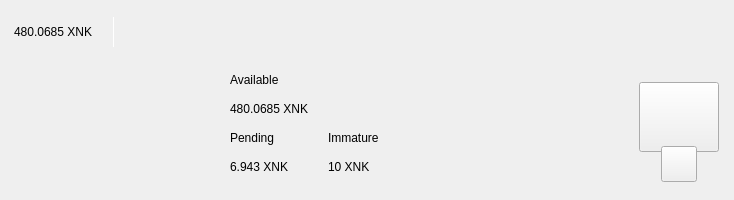
<?xml version="1.0" encoding="UTF-8"?>
<ui version="4.0">
 <class>TopBar</class>
 <widget class="QWidget" name="TopBar">
  <property name="geometry">
   <rect>
    <x>0</x>
    <y>0</y>
    <width>734</width>
    <height>200</height>
   </rect>
  </property>
  <property name="minimumSize">
   <size>
    <width>0</width>
    <height>200</height>
   </size>
  </property>
  <property name="maximumSize">
   <size>
    <width>16777215</width>
    <height>200</height>
   </size>
  </property>
  <property name="windowTitle">
   <string>Form</string>
  </property>
  <layout class="QVBoxLayout" name="verticalLayout_10" stretch="0">
   <property name="spacing">
    <number>0</number>
   </property>
   <property name="leftMargin">
    <number>0</number>
   </property>
   <property name="topMargin">
    <number>0</number>
   </property>
   <property name="rightMargin">
    <number>0</number>
   </property>
   <property name="bottomMargin">
    <number>0</number>
   </property>
   <item>
    <widget class="PFBorderImage" name="containerTop">
     <layout class="QVBoxLayout" name="verticalLayout_11">
      <property name="spacing">
       <number>0</number>
      </property>
      <property name="leftMargin">
       <number>0</number>
      </property>
      <property name="topMargin">
       <number>0</number>
      </property>
      <property name="rightMargin">
       <number>0</number>
      </property>
      <property name="bottomMargin">
       <number>0</number>
      </property>
      <item>
       <widget class="QWidget" name="top_container_2" native="true">
        <property name="minimumSize">
         <size>
          <width>0</width>
          <height>65</height>
         </size>
        </property>
        <layout class="QHBoxLayout" name="top_container">
         <property name="spacing">
          <number>0</number>
         </property>
         <property name="leftMargin">
          <number>14</number>
         </property>
         <property name="topMargin">
          <number>0</number>
         </property>
         <property name="rightMargin">
          <number>14</number>
         </property>
         <property name="bottomMargin">
          <number>0</number>
         </property>
         <item alignment="Qt::AlignVCenter">
          <widget class="QWidget" name="widgetTopAmount" native="true">
           <property name="sizePolicy">
            <sizepolicy hsizetype="Preferred" vsizetype="Maximum">
             <horstretch>0</horstretch>
             <verstretch>0</verstretch>
            </sizepolicy>
           </property>
           <layout class="QHBoxLayout" name="horizontalLayout_5">
            <property name="spacing">
             <number>0</number>
            </property>
            <property name="leftMargin">
             <number>0</number>
            </property>
            <property name="topMargin">
             <number>0</number>
            </property>
            <property name="rightMargin">
             <number>0</number>
            </property>
            <property name="bottomMargin">
             <number>0</number>
            </property>
            <item alignment="Qt::AlignTop">
             <widget class="QLabel" name="labelAmountTopXnk">
              <property name="minimumSize">
               <size>
                <width>0</width>
                <height>36</height>
               </size>
              </property>
              <property name="styleSheet">
               <string notr="true">padding:0px;margin:0px;</string>
              </property>
              <property name="text">
               <string>480.0685 XNK</string>
              </property>
             </widget>
            </item>
            <item>
             <spacer name="horizontalSpacer_11">
              <property name="orientation">
               <enum>Qt::Horizontal</enum>
              </property>
              <property name="sizeType">
               <enum>QSizePolicy::Fixed</enum>
              </property>
              <property name="sizeHint" stdset="0">
               <size>
                <width>20</width>
                <height>20</height>
               </size>
              </property>
             </spacer>
            </item>
            <item alignment="Qt::AlignVCenter">
             <widget class="QLabel" name="label_16">
              <property name="minimumSize">
               <size>
                <width>1</width>
                <height>30</height>
               </size>
              </property>
              <property name="maximumSize">
               <size>
                <width>1</width>
                <height>30</height>
               </size>
              </property>
              <property name="styleSheet">
               <string notr="true">background-color:white;
padding:0px;
border:none;</string>
              </property>
              <property name="text">
               <string/>
              </property>
             </widget>
            </item>
            <item>
             <spacer name="horizontalSpacer_12">
              <property name="orientation">
               <enum>Qt::Horizontal</enum>
              </property>
              <property name="sizeType">
               <enum>QSizePolicy::Fixed</enum>
              </property>
              <property name="sizeHint" stdset="0">
               <size>
                <width>20</width>
                <height>20</height>
               </size>
              </property>
             </spacer>
            </item>
           </layout>
          </widget>
         </item>
         <item>
          <spacer name="horizontalSpacer">
           <property name="orientation">
            <enum>Qt::Horizontal</enum>
           </property>
           <property name="sizeHint" stdset="0">
            <size>
             <width>40</width>
             <height>20</height>
            </size>
           </property>
          </spacer>
         </item>
         <item>
          <layout class="QHBoxLayout" name="horizontalLayout_4">
           <property name="spacing">
            <number>12</number>
           </property>
           <property name="rightMargin">
            <number>0</number>
           </property>
           <item alignment="Qt::AlignRight">
            <widget class="QWidget" name="layoutSync" native="true">
             <property name="minimumSize">
              <size>
               <width>0</width>
               <height>36</height>
              </size>
             </property>
             <property name="maximumSize">
              <size>
               <width>16777215</width>
               <height>36</height>
              </size>
             </property>
             <layout class="QVBoxLayout" name="verticalLayout_9">
              <property name="leftMargin">
               <number>0</number>
              </property>
              <property name="topMargin">
               <number>0</number>
              </property>
              <property name="rightMargin">
               <number>0</number>
              </property>
              <property name="bottomMargin">
               <number>0</number>
              </property>
              <item>
               <widget class="ExpandableButton" name="pushButtonSync" native="true">
                <property name="minimumSize">
                 <size>
                  <width>36</width>
                  <height>36</height>
                 </size>
                </property>
                <property name="maximumSize">
                 <size>
                  <width>16777215</width>
                  <height>36</height>
                 </size>
                </property>
               </widget>
              </item>
             </layout>
            </widget>
           </item>
           <item>
            <widget class="ExpandableButton" name="pushButtonStack" native="true">
             <property name="minimumSize">
              <size>
               <width>36</width>
               <height>36</height>
              </size>
             </property>
            </widget>
           </item>
           <item>
            <widget class="ExpandableButton" name="pushButtonColdStaking" native="true">
             <property name="minimumSize">
              <size>
               <width>36</width>
               <height>36</height>
              </size>
             </property>
            </widget>
           </item>
           <item>
            <widget class="ExpandableButton" name="pushButtonConnection" native="true">
             <property name="minimumSize">
              <size>
               <width>36</width>
               <height>36</height>
              </size>
             </property>
            </widget>
           </item>
           <item>
            <widget class="ExpandableButton" name="pushButtonTor" native="true">
             <property name="minimumSize">
              <size>
               <width>36</width>
               <height>36</height>
              </size>
             </property>
            </widget>
           </item>
           <item>
            <widget class="ExpandableButton" name="pushButtonLock" native="true">
             <property name="sizePolicy">
              <sizepolicy hsizetype="Expanding" vsizetype="Expanding">
               <horstretch>0</horstretch>
               <verstretch>0</verstretch>
              </sizepolicy>
             </property>
             <property name="minimumSize">
              <size>
               <width>36</width>
               <height>0</height>
              </size>
             </property>
            </widget>
           </item>
           <item>
            <widget class="ExpandableButton" name="pushButtonTheme" native="true">
             <property name="minimumSize">
              <size>
               <width>36</width>
               <height>36</height>
              </size>
             </property>
             <property name="maximumSize">
              <size>
               <width>16777215</width>
               <height>36</height>
              </size>
             </property>
            </widget>
           </item>
           <item>
            <widget class="ExpandableButton" name="pushButtonFAQ" native="true">
             <property name="minimumSize">
              <size>
               <width>36</width>
               <height>36</height>
              </size>
             </property>
            </widget>
           </item>
          </layout>
         </item>
        </layout>
       </widget>
      </item>
      <item>
       <widget class="QWidget" name="bottom_container" native="true">
        <property name="minimumSize">
         <size>
          <width>0</width>
          <height>135</height>
         </size>
        </property>
        <layout class="QHBoxLayout" name="botton_container">
         <property name="leftMargin">
          <number>10</number>
         </property>
         <property name="topMargin">
          <number>0</number>
         </property>
         <property name="rightMargin">
          <number>10</number>
         </property>
         <property name="bottomMargin">
          <number>10</number>
         </property>
         <item>
          <spacer name="horizontalSpacer_4">
           <property name="orientation">
            <enum>Qt::Horizontal</enum>
           </property>
           <property name="sizeHint" stdset="0">
            <size>
             <width>40</width>
             <height>20</height>
            </size>
           </property>
          </spacer>
         </item>
         <item>
          <layout class="QHBoxLayout" name="horizontalLayout_3">
           <property name="bottomMargin">
            <number>9</number>
           </property>
           <item>
            <layout class="QVBoxLayout" name="verticalLayout_7">
             <property name="spacing">
              <number>0</number>
             </property>
             <property name="leftMargin">
              <number>0</number>
             </property>
             <property name="rightMargin">
              <number>30</number>
             </property>
             <item>
              <layout class="QVBoxLayout" name="verticalLayout_2">
               <item>
                <widget class="QLabel" name="labelTitle1">
                 <property name="text">
                  <string>Available</string>
                 </property>
                </widget>
               </item>
               <item>
                <widget class="QLabel" name="labelAmountXnk">
                 <property name="text">
                  <string>480.0685 XNK</string>
                 </property>
                </widget>
               </item>
              </layout>
             </item>
             <item>
              <layout class="QHBoxLayout" name="horizontalLayout_2">
               <property name="spacing">
                <number>0</number>
               </property>
               <item>
                <layout class="QVBoxLayout" name="verticalLayout_3">
                 <item>
                  <widget class="QLabel" name="labelTitle3">
                   <property name="text">
                    <string>Pending</string>
                   </property>
                  </widget>
                 </item>
                 <item>
                  <widget class="QLabel" name="labelPendingXnk">
                   <property name="text">
                    <string>6.943 XNK</string>
                   </property>
                  </widget>
                 </item>
                </layout>
               </item>
               <item>
                <spacer name="horizontalSpacer_3">
                 <property name="orientation">
                  <enum>Qt::Horizontal</enum>
                 </property>
                 <property name="sizeType">
                  <enum>QSizePolicy::Fixed</enum>
                 </property>
                 <property name="sizeHint" stdset="0">
                  <size>
                   <width>40</width>
                   <height>20</height>
                  </size>
                 </property>
                </spacer>
               </item>
               <item>
                <layout class="QVBoxLayout" name="verticalLayout_4">
                 <item>
                  <widget class="QLabel" name="labelTitle4">
                   <property name="text">
                    <string>Immature</string>
                   </property>
                  </widget>
                 </item>
                 <item>
                  <widget class="QLabel" name="labelImmatureXnk">
                   <property name="text">
                    <string>10 XNK</string>
                   </property>
                  </widget>
                 </item>
                </layout>
               </item>
              </layout>
             </item>
            </layout>
           </item>
          </layout>
         </item>
         <item>
          <spacer name="horizontalSpacer_2">
           <property name="orientation">
            <enum>Qt::Horizontal</enum>
           </property>
           <property name="sizeHint" stdset="0">
            <size>
             <width>40</width>
             <height>20</height>
            </size>
           </property>
          </spacer>
         </item>
         <item alignment="Qt::AlignHCenter|Qt::AlignVCenter">
          <widget class="QWidget" name="qrContainer" native="true">
           <property name="sizePolicy">
            <sizepolicy hsizetype="Preferred" vsizetype="Minimum">
             <horstretch>0</horstretch>
             <verstretch>0</verstretch>
            </sizepolicy>
           </property>
           <property name="minimumSize">
            <size>
             <width>90</width>
             <height>110</height>
            </size>
           </property>
           <property name="maximumSize">
            <size>
             <width>90</width>
             <height>110</height>
            </size>
           </property>
           <layout class="QVBoxLayout" name="containerQR">
            <property name="spacing">
             <number>0</number>
            </property>
            <property name="leftMargin">
             <number>5</number>
            </property>
            <property name="topMargin">
             <number>10</number>
            </property>
            <property name="rightMargin">
             <number>5</number>
            </property>
            <property name="bottomMargin">
             <number>0</number>
            </property>
            <item>
             <widget class="QPushButton" name="btnQr">
              <property name="minimumSize">
               <size>
                <width>70</width>
                <height>70</height>
               </size>
              </property>
              <property name="maximumSize">
               <size>
                <width>16777215</width>
                <height>70</height>
               </size>
              </property>
              <property name="focusPolicy">
               <enum>Qt::NoFocus</enum>
              </property>
              <property name="text">
               <string/>
              </property>
              <property name="iconSize">
               <size>
                <width>70</width>
                <height>70</height>
               </size>
              </property>
             </widget>
            </item>
            <item>
             <spacer name="verticalSpacer">
              <property name="orientation">
               <enum>Qt::Vertical</enum>
              </property>
              <property name="sizeType">
               <enum>QSizePolicy::Fixed</enum>
              </property>
              <property name="sizeHint" stdset="0">
               <size>
                <width>20</width>
                <height>20</height>
               </size>
              </property>
             </spacer>
            </item>
            <item alignment="Qt::AlignHCenter|Qt::AlignBottom">
             <widget class="QPushButton" name="pushButtonQR">
              <property name="minimumSize">
               <size>
                <width>36</width>
                <height>36</height>
               </size>
              </property>
              <property name="maximumSize">
               <size>
                <width>36</width>
                <height>36</height>
               </size>
              </property>
              <property name="focusPolicy">
               <enum>Qt::NoFocus</enum>
              </property>
              <property name="text">
               <string/>
              </property>
             </widget>
            </item>
           </layout>
          </widget>
         </item>
        </layout>
       </widget>
      </item>
     </layout>
    </widget>
   </item>
  </layout>
 </widget>
 <customwidgets>
  <customwidget>
   <class>ExpandableButton</class>
   <extends>QWidget</extends>
   <header>qt/encocoin/expandablebutton.h</header>
   <container>1</container>
  </customwidget>
  <customwidget>
   <class>PFBorderImage</class>
   <extends>QFrame</extends>
   <header>qt/encocoin/pfborderimage.h</header>
   <container>1</container>
  </customwidget>
 </customwidgets>
 <resources/>
 <connections/>
</ui>
